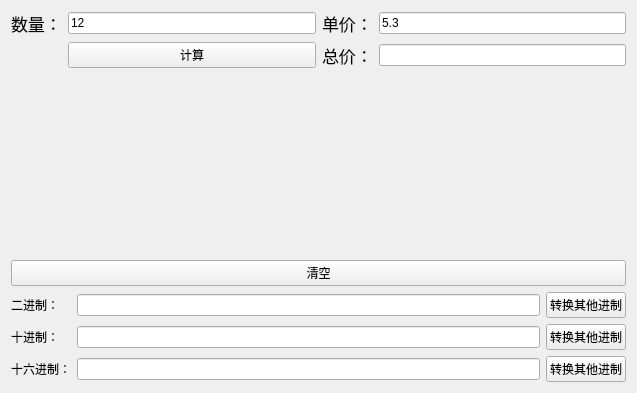
<?xml version="1.0" encoding="UTF-8"?>
<ui version="4.0">
 <class>Widget</class>
 <widget class="QWidget" name="Widget">
  <property name="geometry">
   <rect>
    <x>0</x>
    <y>0</y>
    <width>637</width>
    <height>393</height>
   </rect>
  </property>
  <property name="windowTitle">
   <string>calc_Tool</string>
  </property>
  <layout class="QGridLayout" name="gridLayout_4">
   <item row="0" column="0">
    <layout class="QGridLayout" name="gridLayout">
     <item row="0" column="0">
      <widget class="QLabel" name="label">
       <property name="font">
        <font>
         <pointsize>13</pointsize>
        </font>
       </property>
       <property name="text">
        <string>数量：</string>
       </property>
      </widget>
     </item>
     <item row="0" column="1">
      <widget class="QLineEdit" name="editNUm">
       <property name="text">
        <string>12</string>
       </property>
      </widget>
     </item>
     <item row="0" column="2">
      <widget class="QLabel" name="label_2">
       <property name="font">
        <font>
         <pointsize>13</pointsize>
        </font>
       </property>
       <property name="text">
        <string>单价：</string>
       </property>
      </widget>
     </item>
     <item row="0" column="3">
      <widget class="QLineEdit" name="editPrice">
       <property name="text">
        <string>5.3</string>
       </property>
      </widget>
     </item>
     <item row="1" column="1">
      <widget class="QPushButton" name="pushButton">
       <property name="text">
        <string>计算</string>
       </property>
      </widget>
     </item>
     <item row="1" column="3">
      <widget class="QLineEdit" name="editTotal"/>
     </item>
     <item row="1" column="2">
      <widget class="QLabel" name="label_3">
       <property name="font">
        <font>
         <pointsize>13</pointsize>
        </font>
       </property>
       <property name="text">
        <string>总价：</string>
       </property>
      </widget>
     </item>
    </layout>
   </item>
   <item row="3" column="0">
    <layout class="QGridLayout" name="gridLayout_3">
     <item row="1" column="2">
      <widget class="QPushButton" name="btnDec">
       <property name="text">
        <string>转换其他进制</string>
       </property>
      </widget>
     </item>
     <item row="2" column="2">
      <widget class="QPushButton" name="btnHex">
       <property name="text">
        <string>转换其他进制</string>
       </property>
      </widget>
     </item>
     <item row="0" column="1">
      <widget class="QLineEdit" name="editBin"/>
     </item>
     <item row="1" column="1">
      <widget class="QLineEdit" name="editDec"/>
     </item>
     <item row="0" column="2">
      <widget class="QPushButton" name="btnBin">
       <property name="text">
        <string>转换其他进制</string>
       </property>
      </widget>
     </item>
     <item row="0" column="0">
      <widget class="QLabel" name="label_7">
       <property name="text">
        <string>二进制：</string>
       </property>
      </widget>
     </item>
     <item row="2" column="0">
      <widget class="QLabel" name="label_9">
       <property name="text">
        <string>十六进制：</string>
       </property>
      </widget>
     </item>
     <item row="1" column="0">
      <widget class="QLabel" name="label_8">
       <property name="text">
        <string>十进制：</string>
       </property>
      </widget>
     </item>
     <item row="2" column="1">
      <widget class="QLineEdit" name="editHex"/>
     </item>
    </layout>
   </item>
   <item row="1" column="0">
    <spacer name="verticalSpacer">
     <property name="orientation">
      <enum>Qt::Vertical</enum>
     </property>
     <property name="sizeType">
      <enum>QSizePolicy::Expanding</enum>
     </property>
     <property name="sizeHint" stdset="0">
      <size>
       <width>94</width>
       <height>197</height>
      </size>
     </property>
    </spacer>
   </item>
   <item row="2" column="0">
    <widget class="QPushButton" name="btnClear">
     <property name="text">
      <string>清空</string>
     </property>
    </widget>
   </item>
  </layout>
 </widget>
 <resources/>
 <connections/>
</ui>
